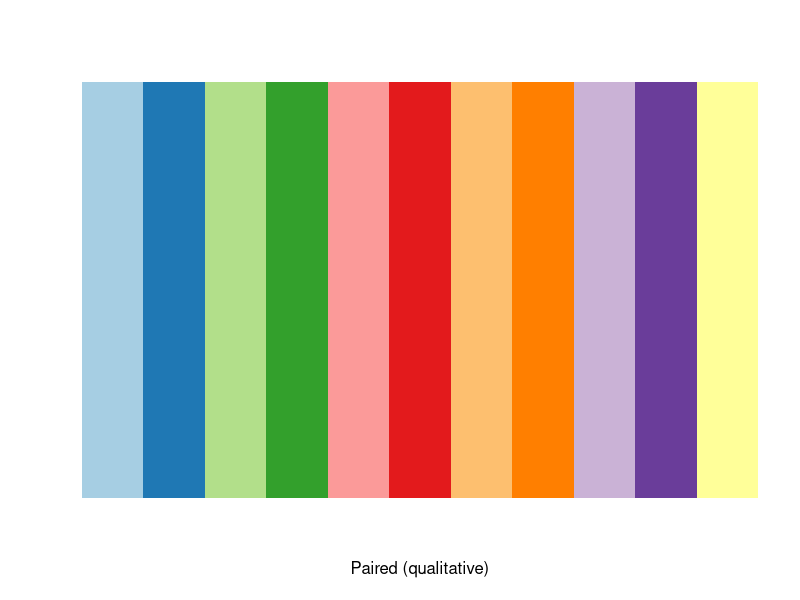
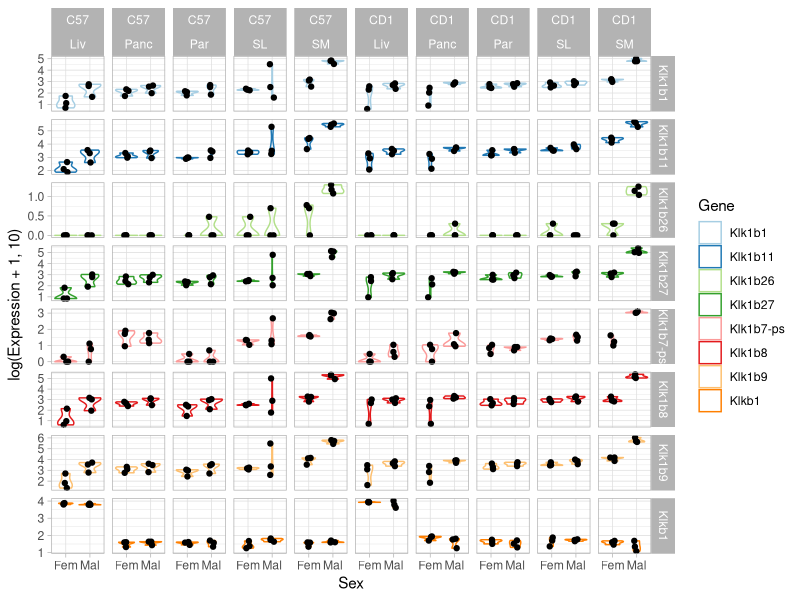

The R source for these figures, in order:
setwd("~/Documents/Salivary glands/Mouse salivary glands/violin_plots")

#Rcode for violin plots

library(RColorBrewer)
library(ggplot2)
genes <- read.csv("klksubfam-1.csv")
head(genes)

mycolors = c(brewer.pal(name="Dark2", n = 8), brewer.pal(name="Paired", n = 6))

display.brewer.pal(11, "Paired")
brewer.pal(11, "Paired")

#tiff('test.tiff', units="in", width=5, height=4, res=300, compression = 'lzw')
p=ggplot(genes, aes(x=Sex, y=log(Expression+1,10)))
p+geom_violin(aes(col=Gene), alpha=0.3)+
  facet_grid(Gene~Strain+Glands, scales="free") +
  scale_fill_brewer(palette = "Paired")+
  scale_color_brewer(palette = "Paired")+
  geom_jitter(width=0.1)+
  theme_light()
#dev.off()